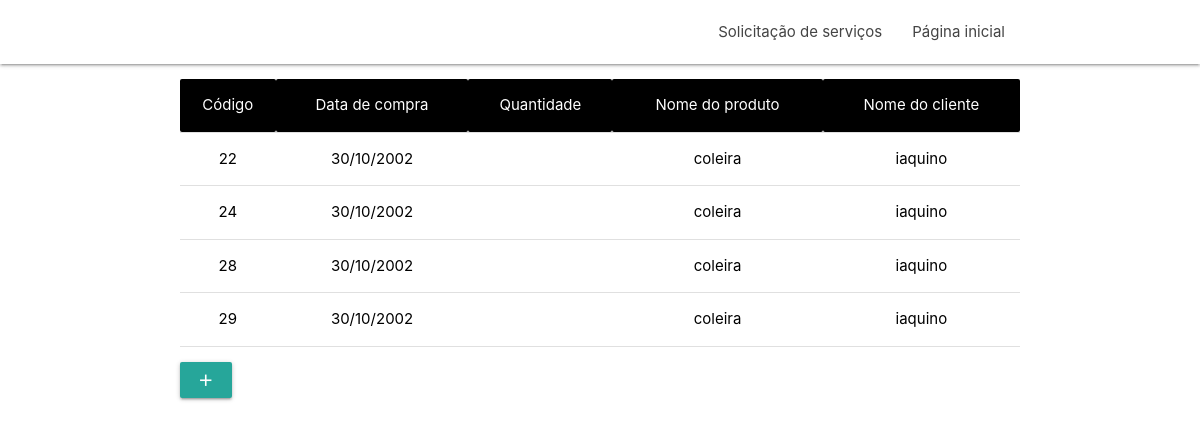
/view/listarClientesProdutos.php (signed in), run on the app's committed database.
### tables this page shows
CREATE TABLE `cliente_produto` (
  `data` varchar(20) DEFAULT NULL,
  `cod_produto` int(11) DEFAULT NULL,
  `cod_cliente` int(11) DEFAULT NULL,
  `cod` int(11) NOT NULL
);

CREATE TABLE `produto` (
  `cod` int(11) NOT NULL,
  `nome` varchar(20) DEFAULT NULL,
  `especificacoes` varchar(500) NOT NULL,
  `preco` varchar(100) DEFAULT NULL,
  `promocao` int(11) DEFAULT NULL,
  `estoque` int(11) DEFAULT NULL,
  `imagem` varchar(100) NOT NULL
);

CREATE TABLE `cliente` (
  `cod` int(11) NOT NULL,
  `data_nasc` varchar(40) DEFAULT NULL,
  `nome` varchar(90) DEFAULT NULL,
  `login` varchar(100) NOT NULL,
  `senha` varchar(100) NOT NULL,
  `email` varchar(100) NOT NULL,
  `rua` varchar(50) DEFAULT NULL,
  `estado` varchar(50) DEFAULT NULL,
  `cidade` varchar(50) DEFAULT NULL,
  `bairro` varchar(50) DEFAULT NULL,
  `numero_casa` int(11) DEFAULT NULL,
  `telefone` varchar(50) DEFAULT NULL
);

### controler/clienteProdutoDAO.php (called while the page is built, shortened)
<?php
	function listar_clientes_produtos(){
		try{
			$conectar = new Conexao();
			$pdo = $conectar->conecta();
			$sql = "SELECT * FROM cliente_produto";
			$listar_clientes_produtos = $pdo->prepare($sql);
			$listar_clientes_produtos->execute();
			return $listar_clientes_produtos->fetchAll(PDO::FETCH_ASSOC);
		}catch(PDOException $e){
			return false;
		}
	}
	function pesquisar_login($cod_cliente){
		try{
			$conectar = new Conexao();
			$pdo = $conectar->conecta();
			$sql = "SELECT * FROM cliente WHERE cod =:cod_cliente";
			$pesquisar_login = $pdo->prepare($sql);
			$pesquisar_login->bindValue(':cod_cliente',$cod_cliente);
			$pesquisar_login->execute();
			return $pesquisar_login->fetchAll(PDO::FETCH_ASSOC);
		}catch(PDOException $e){
			return false;
		}
	}
	function pesquisar_produto($cod_produto){
		try{
			$conectar = new Conexao();
			$pdo = $conectar->conecta();
			$sql = "SELECT * FROM produto WHERE cod =:cod_produto";
			$pesquisar_login = $pdo->prepare($sql);
			$pesquisar_login->bindValue(':cod_produto',$cod_produto);
			$pesquisar_login->execute();
			return $pesquisar_login->fetchAll(PDO::FETCH_ASSOC);
		}catch(PDOException $e){
			return false;
		}
	}
?>

### view/clientesProdutosFuncoes.php (called while the page is built, shortened)
<?php
	include_once('../controler/clienteProdutoDAO.php');
$clientes_produtos = listar_clientes_produtos();
?>

### view/listarClientesProdutos.php (the view, shortened to what this page needs)
	<?php
		include_once('clientesProdutosFuncoes.php');
		if (isset($_SESSION['cod_funcionario'])) {
	?>
<!DOCTYPE html>
<html>
<head>
    <link href="../css/materialize.css" type="text/css" rel="stylesheet" media="screen,projection" />
    <link href="../css/style.css" type="text/css" rel="stylesheet" media="screen,projection" />
    <link href="../css/especificacoes.css" type="text/css" rel="stylesheet" />
</head>
<body>
	<nav class="white" role="navigation">
   			<div class="nav-wrapper container">
      			<ul class="right hide-on-med-and-down black-text">
      				<li><a href="listarClientesServicosView.php">Solicitação de serviços</a></li>
      				<li><a href="index.php">Página inicial</a></li>
     			</ul>
    	</div>
  </nav>
	<div class="container section">
		<table class="black-text">
			<tr class="black white-text">
				<td class="center">Código</td>
				<td class="center">Data de compra</td>
				<td class="center">Quantidade</td>
				<td class="center">Nome do produto</td>
				<td class="center">Nome do cliente</td>
			</tr>
			<?php
				foreach ($clientes_produtos as $cliente_produto){
					$login = pesquisar_login($cliente_produto['cod_cliente']);
					$nome_produto = pesquisar_produto($cliente_produto['cod_produto']);
			?>
			<tr>
				<td class="center"><?=$cliente_produto['cod']?></td>
				<td class="center"><?=$cliente_produto['data']?></td>
				<td class="center"><?=$cliente_produto['quant']?></td>
				<td class="center"><?=$nome_produto['0']['nome']?></td>
				<td class="center"><?=$login['0']['login']?></td>
			</tr>
			<?php
				}
			?>
		</table>
	</div>
	<div class="container">
		<a href="#modal_cadastro" class="modal-trigger btn "><i class="material-icons">add</i></a>
	</div>
</body>
</html>
<?php
	}else{
		header('location:../view/loginAdm.php');
	}
?>

### css/style.css (style rules this page uses)
nav ul a, nav .brand-logo { color: #444; }

### data on the page
cliente_produto: cod "22", data "30/10/2002", cod_produto.nome "coleira", cod_cliente.login "iaquino"
cliente_produto: cod "24", data "30/10/2002", cod_produto.nome "coleira", cod_cliente.login "iaquino"
cliente_produto: cod "28", data "30/10/2002", cod_produto.nome "coleira", cod_cliente.login "iaquino"
cliente_produto: cod "29", data "30/10/2002", cod_produto.nome "coleira", cod_cliente.login "iaquino"
